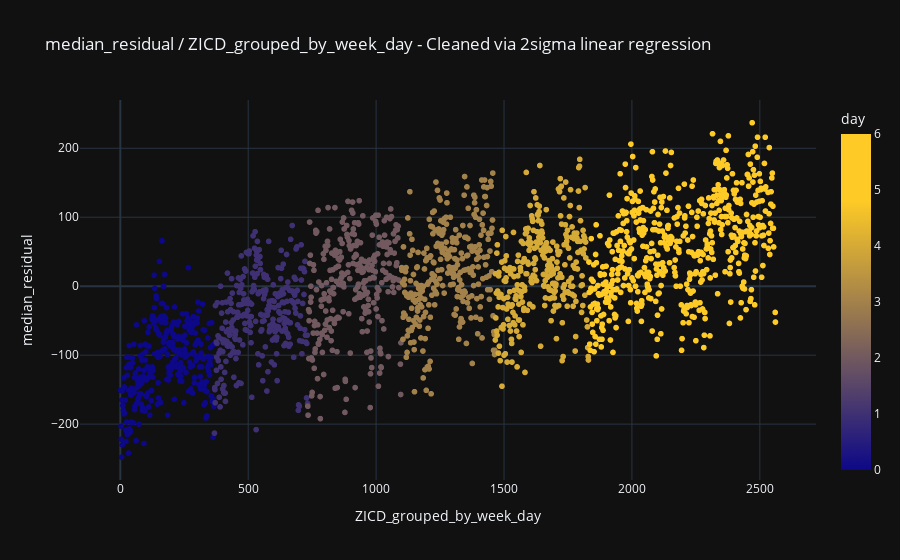
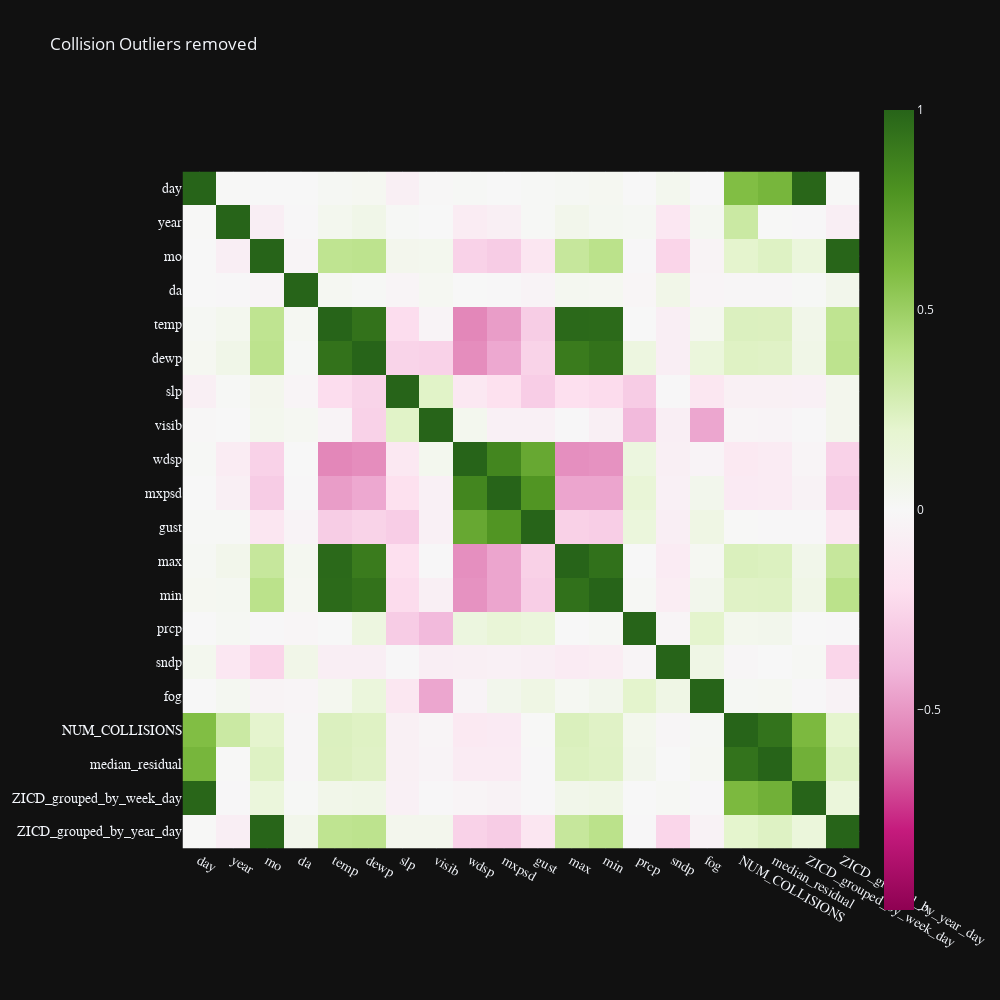

Source (notebook cell) for these figures, in order:
### Markdown cell above
As expected, by using the residuals against the year-median collisions, we have strengthened the correlation w.r.t. the periodic behaviour.

We will now remove the outliers, in order to find a harmonic regression that isn't disturbed by aperiodic black swans.

### Code cell
# Get ZICD and collisions
x = df[ZICD]
y = df[MED_RES]

# Do linear regression
slope, intercept, r_value, p_value, std_err = stats.linregress(x,y)

# Calculate Residuals
predicted_y = slope * x + intercept
residuals = y - predicted_y

# Determine Outlier threshold
residual_std = np.std(residuals)
mean_residual = np.mean(residuals)

SIGMA_LIMIT = 2

outlier_upper = mean_residual + SIGMA_LIMIT * residual_std
outlier_lower = mean_residual - SIGMA_LIMIT * residual_std

cleaned_df = df[(residuals <= outlier_upper) & (residuals >= outlier_lower)]
# cleaned_df = df # Trying without cleaning the outliers


linear_reg_cleaned_fig = px.scatter(
    cleaned_df,
    x=ZICD,
    y=MED_RES,
    color='day',
    color_continuous_scale=custom_plasma_scale,  # Use the custom Plasma scale
    title= MED_RES + ' / '+ZICD+ ' - Cleaned via ' + str(SIGMA_LIMIT) + 'sigma' + ' linear regression'
)
    
linear_reg_cleaned_fig.show()

show_correlation_matrix(cleaned_df, "Collision Outliers removed")


# Assuming `df` is your initial DataFrame
# Shuffle the DataFrame rows
df_shuffled = cleaned_df.sample(frac=1, random_state=42).reset_index(drop=True)


# Calculate the number of rows to cull
num_to_cull = int(len(df) * 0.2)

# Split the data
test_df = df_shuffled[:num_to_cull]  # This will be your test set (10% of the data)
train_df = df_shuffled[num_to_cull:]  # This will be your training set (90% of the data)
display(df_shuffled.head())
display(train_df.head())

### Figure 1 — Plotly figure (JSON) as saved in the notebook; plotly's stock layout.template omitted (floating-point values rounded to 4 significant figures; data arrays with more than 128 entries replaced by an {"elided": "..."} marker saying what was removed)
{"data": [{"hovertemplate": "ZICD_grouped_by_week_day=%{x}<br>median_residual=%{y}<br>day=%{marker.color}<extra></extra>", "legendgroup": "", "marker": {"color": {"elided": "1987 int values"}, "coloraxis": "coloraxis", "symbol": "circle"}, "mode": "markers", "name": "", "showlegend": false, "x": {"elided": "1987 int values"}, "xaxis": "x", "y": {"elided": "1987 float values"}, "yaxis": "y", "type": "scattergl"}], "layout": {"xaxis": {"anchor": "y", "domain": [0.0, 1.0], "title": {"text": "ZICD_grouped_by_week_day"}}, "yaxis": {"anchor": "x", "domain": [0.0, 1.0], "title": {"text": "median_residual"}}, "coloraxis": {"colorbar": {"title": {"text": "day"}}, "colorscale": [[0, "#0d0887"], [0.8, "#fdca26"], [1, "#fdca26"]]}, "legend": {"tracegroupgap": 0}, "title": {"text": "median_residual / ZICD_grouped_by_week_day - Cleaned via 2sigma linear regression"}}}

### Figure 2 — Plotly figure (JSON) as saved in the notebook; plotly's stock layout.template omitted (floating-point values rounded to 4 significant figures; data arrays with more than 128 entries replaced by an {"elided": "..."} marker saying what was removed)
{"data": [{"coloraxis": "coloraxis", "name": "0", "x": ["day", "year", "mo", "da", "temp", "dewp", "slp", "visib", "wdsp", "mxpsd", "gust", "max", "min", "prcp", "sndp", "fog", "NUM_COLLISIONS", "median_residual", "ZICD_grouped_by_week_day", "ZICD_grouped_by_year_day"], "y": ["day", "year", "mo", "da", "temp", "dewp", "slp", "visib", "wdsp", "mxpsd", "gust", "max", "min", "prcp", "sndp", "fog", "NUM_COLLISIONS", "median_residual", "ZICD_grouped_by_week_day", "ZICD_grouped_by_year_day"], "z": {"elided": "20x20 float values"}, "type": "heatmap", "xaxis": "x", "yaxis": "y", "hovertemplate": "x: %{x}<br>y: %{y}<br>color: %{z}<extra></extra>"}], "layout": {"xaxis": {"anchor": "y", "domain": [0.0, 1.0], "scaleanchor": "y", "constrain": "domain", "tickfont": {"family": "Century Gothic", "size": 14}}, "yaxis": {"anchor": "x", "domain": [0.0, 1.0], "autorange": "reversed", "constrain": "domain", "tickfont": {"family": "Century Gothic", "size": 14}, "range": [-1, 1]}, "coloraxis": {"colorscale": [[0.0, "rgb(142,1,82)"], [0.1, "rgb(197,27,125)"], [0.2, "rgb(222,119,174)"], [0.3, "rgb(241,182,218)"], [0.4, "rgb(253,224,239)"], [0.5, "rgb(247,247,247)"], [0.6, "rgb(230,245,208)"], [0.7, "rgb(184,225,134)"], [0.8, "rgb(127,188,65)"], [0.9, "rgb(77,146,33)"], [1.0, "rgb(39,100,25)"]], "cmin": -1, "cmax": 1}, "title": {"text": "Collision Outliers removed"}, "height": 1000, "width": 1000}}
